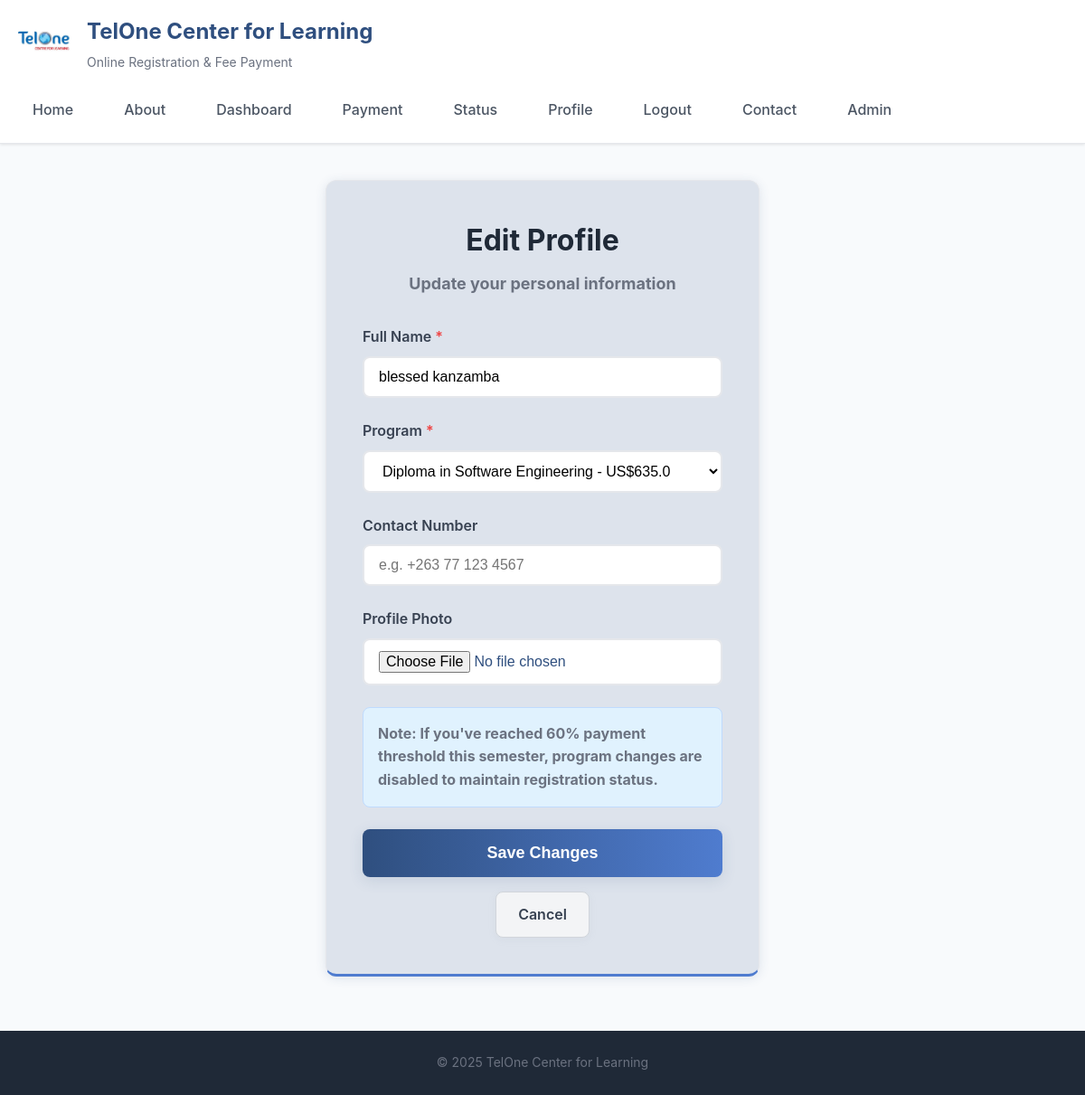
Page /student/profile (signed in) on the committed database.
### app.py (models this page shows, shortened)
class Student(UserMixin, db.Model):
    id = db.Column(db.Integer, primary_key=True)
    full_name = db.Column(db.String(150), nullable=False)
    email = db.Column(db.String(150), unique=True, nullable=False, index=True)
    password_hash = db.Column(db.String(255), nullable=False)
    course_code = db.Column(db.String(64), nullable=False)
    tuition = db.Column(db.Float, nullable=False, default=635.0)
    is_registered_semester = db.Column(db.Boolean, default=False)
    is_verified = db.Column(db.Boolean, default=False)
    verification_token = db.Column(db.String(128), nullable=True)
    contact_number = db.Column(db.String(32), nullable=True)
    profile_photo = db.Column(db.String(255), nullable=True)  # relative path under static/
    created_at = db.Column(db.DateTime, default=datetime.utcnow)
    last_login_at = db.Column(db.DateTime, nullable=True)
    last_login_ip = db.Column(db.String(64), nullable=True)
    session_revoke_at = db.Column(db.DateTime, nullable=True)
    is_active = db.Column(db.Boolean, default=True)

### app.py (the view, shortened to what this page needs)
@app.route('/student/profile', methods=['GET','POST'])
@login_required
def profile():
    return render_template('profile.html', student=current_user, courses=COURSES, entry_req=ENTRY_REQ)

### app.py (called while the page is built)
@login_manager.user_loader
def load_user(user_id):
    return Student.query.get(int(user_id))

@app.before_request
def enforce_forced_logout():
    try:
        if current_user and getattr(current_user, 'is_authenticated', False):
            if current_user.is_active is False:
                logout_user()
                flash('Your account has been deactivated by admin.', 'warning')
                return redirect(url_for('login'))
            if current_user.session_revoke_at:
                if not current_user.last_login_at or current_user.session_revoke_at >= current_user.last_login_at:
                    logout_user()
                    flash('Your session has been terminated by admin.', 'warning')
                    return redirect(url_for('login'))
    except Exception:
        pass

### templates/profile.html (shortened to what this page needs)
{% extends "base.html" %}
{% block content %}
<div class="page-container">
  <div class="form-card">
    <div class="form-header">
      <h2>Edit Profile</h2>
      <p class="form-subtitle">Update your personal information</p>
    </div>
    <form method="POST" class="profile-form" enctype="multipart/form-data">
      <div class="form-group">
        <label for="full_name">Full Name <span class="required">*</span></label>
        <input type="text" id="full_name" name="full_name" value="{{ student.full_name }}" required>
      </div>
      <div class="form-group">
        <label for="course_code">Program <span class="required">*</span></label>
        <select id="course_code" name="course_code" required>
          {% for code, c in courses.items() %}
            <option value="{{ code }}" {% if code == student.course_code %}selected{% endif %}>
              {{ c.name }} - US${{ c.tuition }}
            </option>
          {% endfor %}
        </select>
      </div>
      <div class="form-group">
        <label for="contact_number">Contact Number</label>
        <input type="text" id="contact_number" name="contact_number" value="{{ student.contact_number or '' }}" placeholder="e.g. +263 77 123 4567">
      </div>
      <div class="form-group">
        <label for="profile_photo">Profile Photo</label>
        <input type="file" id="profile_photo" name="profile_photo" accept="image/*">
      </div>
      <div class="program-notice">
        <p class="muted">
          <strong>Note:</strong> If you've reached 60% payment threshold this semester, program changes are disabled to maintain registration status.
        </p>
      </div>
      <div class="form-actions">
        <button type="submit" class="btn btn-primary">Save Changes</button>
        <a href="{{ url_for('dashboard') }}" class="btn btn-secondary">Cancel</a>
      </div>
    </form>
  </div>
</div>
{% endblock %}

### static/css/style.css (style rules this page uses)
.form-card { background: var(--white); border-radius: 14px; box-shadow: 0 4px 16px rgba(47,79,127,0.10); padding: 40px 32px; border: 1px solid var(--grey-200); max-width: 480px; margin: 40px auto; }
.form-header h2 { font-size: 1.5rem; font-weight: 700; color: var(--primary-blue); margin-bottom: 8px; }
* { margin: 0; padding: 0; box-sizing: border-box; }
body { font-family: -apple-system, BlinkMacSystemFont, "Segoe UI", Roboto, Oxygen, Ubuntu, Cantarell, sans-serif; line-height: 1.6; color: #374151; background-color: #f8fafc; }
:root { --primary-blue: #2f4f7f; --primary-blue-dark: #1b3350; --primary-blue-light: #4f7ccf; --nav-active-bg: #2f4f7f22; --nav-active-color: #2f4f7f; --highlight: #4f7ccf; --secondary-blue: #e0f2fe; --white: #ffffff; --grey-50: #f9fafb; --grey-100: #f3f4f6; --grey-200: #e5e7eb; --grey-300: #d1d5db; --grey-400: #9ca3af; --grey-500: #6b7280; --grey-600: #4b5563; --grey-700: #374151; --grey-800: #1f2937; --success: #10b981; --warning: #f59e0b; --error: #ef4444; }
.page-container { max-width: 600px; margin: 40px auto; padding: 0 20px; }
.form-card { background: var(--white); border-radius: 12px; box-shadow: 0 4px 6px rgba(0, 0, 0, 0.05); padding: 40px; border: 1px solid var(--grey-200); background-color: var(--nav-active-bg); color: var(--nav-active-color); font-weight: 700; box-shadow: 0 2px 12px rgba(47,79,127,0.13); border-bottom: 3px solid var(--highlight); }
.form-header { text-align: center; margin-bottom: 32px; }
.form-header h2 { font-size: 2rem; font-weight: 700; color: var(--grey-800); margin-bottom: 8px; }
.form-subtitle { color: var(--grey-500); font-size: 1.125rem; }
.form-group { margin-bottom: 24px; }
.form-group label { display: block; font-weight: 600; color: var(--grey-700); margin-bottom: 8px; }
.required { color: var(--error); }
.form-group input, .form-group select, .form-group textarea { width: 100%; padding: 12px 16px; border: 2px solid var(--grey-200); border-radius: 8px; font-size: 1rem; transition: border-color 0.2s ease; background-color: var(--white); }
.btn { display: inline-block; padding: 12px 24px; border: none; border-radius: 8px; font-size: 1rem; font-weight: 600; text-decoration: none; cursor: pointer; transition: all 0.2s ease; text-align: center; box-shadow: 0 2px 8px rgba(47,79,127,0.10); }
.btn-primary { background: linear-gradient(90deg, var(--primary-blue), var(--primary-blue-light)); color: var(--white); width: 100%; padding: 16px; font-size: 1.125rem; box-shadow: 0 4px 16px rgba(47,79,127,0.13); }
.btn-secondary { background-color: var(--grey-100); color: var(--grey-700); border: 1px solid var(--grey-300); box-shadow: 0 2px 8px rgba(156,163,175,0.10); }
.muted { color: var(--grey-500); }
.program-notice { background-color: var(--secondary-blue); border: 1px solid #bfdbfe; border-radius: 8px; padding: 16px; margin-bottom: 24px; }
.form-actions { display: flex; gap: 16px; justify-content: center; flex-wrap: wrap; }

### rows in the picture
Student: full_name "blessed kanzamba", course_code "Diploma in Software Engineering - US$635.0"

### other values in the picture
{{ 2025 }} "2025"
